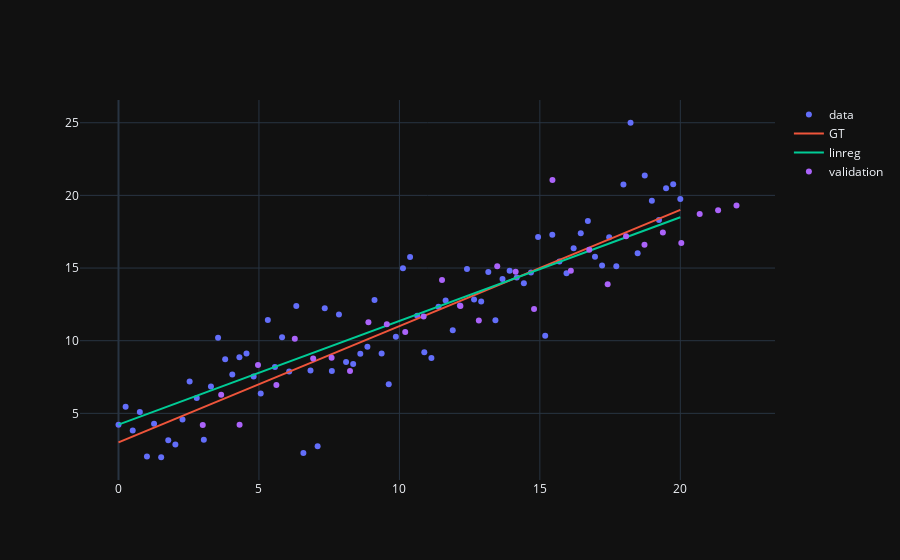

Source (notebook cell):
### Markdown cell above
## linear regression

### Code cell
rng = np.random.default_rng(seed=137)

X_train = np.linspace(0, 20, 80).reshape(-1, 1)
X_val = np.linspace(3, 22, 30).reshape(-1, 1)


def fun(x, sigma):
    return 3 + 0.8 * x + sigma * rng.normal(size=x.shape)


Y_true = fun(X_train, 0)
Y_train = fun(X_train, 2)
Y_val = fun(X_val, 2)


linreg = linear_model.ElasticNet(alpha=3.3, l1_ratio=1)
linreg.fit(X_train, Y_train)
y_linreg_default = linreg.predict(X_train.reshape(-1, 1)).flatten()


fig = go.Figure()

fig.add_traces(
    [
        go.Scatter(x=X_train.ravel(), y=Y_train.ravel(), mode="markers", name="data"),
        go.Scatter(x=X_train.ravel(), y=Y_true.ravel(), mode="lines", name="GT"),
        go.Scatter(
            x=X_train.ravel(), y=y_linreg_default.ravel(), mode="lines", name="linreg"
        ),
        go.Scatter(x=X_val.ravel(), y=Y_val.ravel(), mode="markers", name="validation"),
    ]
)
